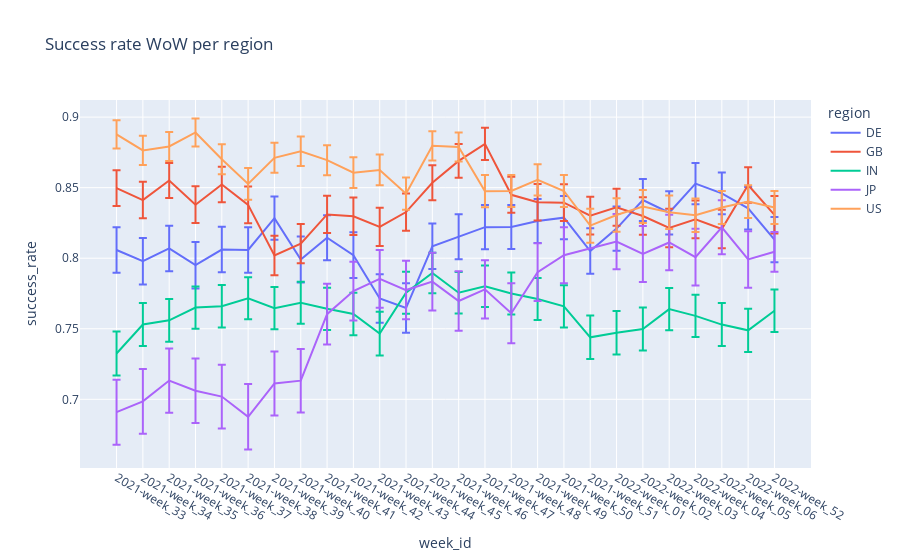

Notebook code for this chart:
### Code cell
fig= px.line(df10.reset_index(), x='week_id', y='success_rate',error_y='CI_range',color='region', title='Success rate WoW per region')
fig.show()

### Figure 1 — Plotly figure (JSON) as saved in the notebook; plotly's stock layout.template omitted (floating-point values rounded to 4 significant figures)
{"data": [{"error_y": {"array": [0.01617, 0.01653, 0.01614, 0.01648, 0.01612, 0.01615, 0.01537, 0.01636, 0.01587, 0.01628, 0.01715, 0.01758, 0.01606, 0.016, 0.0156, 0.01555, 0.01553, 0.01536, 0.01614, 0.01564, 0.01494, 0.01533, 0.01457, 0.01479, 0.01508, 0.01597]}, "hovertemplate": "region=DE<br>week_id=%{x}<br>success_rate=%{y}<extra></extra>", "legendgroup": "DE", "line": {"color": "#636efa", "dash": "solid"}, "marker": {"symbol": "circle"}, "mode": "lines", "name": "DE", "orientation": "v", "showlegend": true, "type": "scatter", "x": ["2021-week_33", "2021-week_34", "2021-week_35", "2021-week_36", "2021-week_37", "2021-week_38", "2021-week_39", "2021-week_40", "2021-week_41", "2021-week_42", "2021-week_43", "2021-week_44", "2021-week_45", "2021-week_46", "2021-week_47", "2021-week_48", "2021-week_49", "2021-week_50", "2021-week_51", "2022-week_01", "2022-week_02", "2022-week_03", "2022-week_04", "2022-week_05", "2022-week_06", "2022-week_52"], "xaxis": "x", "y": [0.8058, 0.7979, 0.8069, 0.7951, 0.8062, 0.8058, 0.8284, 0.7991, 0.8145, 0.8022, 0.7715, 0.7647, 0.8085, 0.8152, 0.822, 0.8222, 0.8264, 0.8288, 0.8051, 0.821, 0.8413, 0.8322, 0.8529, 0.8459, 0.8354, 0.8132], "yaxis": "y"}, {"error_y": {"array": [0.01267, 0.01295, 0.01243, 0.01301, 0.01258, 0.01306, 0.01408, 0.01384, 0.01324, 0.01336, 0.01352, 0.01321, 0.01247, 0.01196, 0.01146, 0.01276, 0.01298, 0.01298, 0.01332, 0.01311, 0.0133, 0.01359, 0.01343, 0.01362, 0.01259, 0.01329]}, "hovertemplate": "region=GB<br>week_id=%{x}<br>success_rate=%{y}<extra></extra>", "legendgroup": "GB", "line": {"color": "#EF553B", "dash": "solid"}, "marker": {"symbol": "circle"}, "mode": "lines", "name": "GB", "orientation": "v", "showlegend": true, "type": "scatter", "x": ["2021-week_33", "2021-week_34", "2021-week_35", "2021-week_36", "2021-week_37", "2021-week_38", "2021-week_39", "2021-week_40", "2021-week_41", "2021-week_42", "2021-week_43", "2021-week_44", "2021-week_45", "2021-week_46", "2021-week_47", "2021-week_48", "2021-week_49", "2021-week_50", "2021-week_51", "2022-week_01", "2022-week_02", "2022-week_03", "2022-week_04", "2022-week_05", "2022-week_06", "2022-week_52"], "xaxis": "x", "y": [0.8497, 0.8412, 0.8551, 0.838, 0.8522, 0.8378, 0.8019, 0.8103, 0.831, 0.8298, 0.8222, 0.8327, 0.8535, 0.869, 0.881, 0.8449, 0.8397, 0.8394, 0.8302, 0.8361, 0.8299, 0.8214, 0.8275, 0.8207, 0.8519, 0.8308], "yaxis": "y"}, {"error_y": {"array": [0.01566, 0.0152, 0.01516, 0.01496, 0.01501, 0.0149, 0.01497, 0.01494, 0.01498, 0.01506, 0.01544, 0.01482, 0.01441, 0.01468, 0.01469, 0.0149, 0.01487, 0.01498, 0.01539, 0.01541, 0.0153, 0.015, 0.015, 0.01524, 0.01536, 0.01508]}, "hovertemplate": "region=IN<br>week_id=%{x}<br>success_rate=%{y}<extra></extra>", "legendgroup": "IN", "line": {"color": "#00cc96", "dash": "solid"}, "marker": {"symbol": "circle"}, "mode": "lines", "name": "IN", "orientation": "v", "showlegend": true, "type": "scatter", "x": ["2021-week_33", "2021-week_34", "2021-week_35", "2021-week_36", "2021-week_37", "2021-week_38", "2021-week_39", "2021-week_40", "2021-week_41", "2021-week_42", "2021-week_43", "2021-week_44", "2021-week_45", "2021-week_46", "2021-week_47", "2021-week_48", "2021-week_49", "2021-week_50", "2021-week_51", "2022-week_01", "2022-week_02", "2022-week_03", "2022-week_04", "2022-week_05", "2022-week_06", "2022-week_52"], "xaxis": "x", "y": [0.7325, 0.753, 0.756, 0.765, 0.7659, 0.7717, 0.7646, 0.7684, 0.7642, 0.7605, 0.7465, 0.7755, 0.7895, 0.7755, 0.7801, 0.7751, 0.7711, 0.7659, 0.7439, 0.7472, 0.7498, 0.764, 0.7592, 0.753, 0.7489, 0.7628], "yaxis": "y"}, {"error_y": {"array": [0.02303, 0.02295, 0.02275, 0.02286, 0.02256, 0.02322, 0.02271, 0.02249, 0.02153, 0.02083, 0.02054, 0.02071, 0.02044, 0.02113, 0.02059, 0.02122, 0.02051, 0.01985, 0.01955, 0.0198, 0.01971, 0.02006, 0.01909, 0.02001, 0.01406]}, "hovertemplate": "region=JP<br>week_id=%{x}<br>success_rate=%{y}<extra></extra>", "legendgroup": "JP", "line": {"color": "#ab63fa", "dash": "solid"}, "marker": {"symbol": "circle"}, "mode": "lines", "name": "JP", "orientation": "v", "showlegend": true, "type": "scatter", "x": ["2021-week_33", "2021-week_34", "2021-week_35", "2021-week_36", "2021-week_37", "2021-week_38", "2021-week_39", "2021-week_40", "2021-week_41", "2021-week_42", "2021-week_43", "2021-week_44", "2021-week_45", "2021-week_46", "2021-week_47", "2021-week_48", "2021-week_49", "2021-week_50", "2022-week_01", "2022-week_02", "2022-week_03", "2022-week_04", "2022-week_05", "2022-week_06", "2022-week_52"], "xaxis": "x", "y": [0.6909, 0.6986, 0.7133, 0.7061, 0.7019, 0.6876, 0.7112, 0.7132, 0.7603, 0.7767, 0.7854, 0.7774, 0.7834, 0.7697, 0.7779, 0.761, 0.7901, 0.8021, 0.8118, 0.803, 0.8112, 0.8008, 0.8219, 0.7991, 0.8045], "yaxis": "y"}, {"error_y": {"array": [0.01001, 0.0104, 0.01033, 0.009956, 0.01066, 0.01122, 0.0106, 0.01044, 0.01066, 0.01095, 0.01089, 0.01143, 0.0103, 0.01033, 0.01138, 0.01135, 0.01113, 0.01138, 0.01207, 0.01185, 0.01167, 0.01184, 0.01187, 0.01171, 0.0116, 0.01171]}, "hovertemplate": "region=US<br>week_id=%{x}<br>success_rate=%{y}<extra></extra>", "legendgroup": "US", "line": {"color": "#FFA15A", "dash": "solid"}, "marker": {"symbol": "circle"}, "mode": "lines", "name": "US", "orientation": "v", "showlegend": true, "type": "scatter", "x": ["2021-week_33", "2021-week_34", "2021-week_35", "2021-week_36", "2021-week_37", "2021-week_38", "2021-week_39", "2021-week_40", "2021-week_41", "2021-week_42", "2021-week_43", "2021-week_44", "2021-week_45", "2021-week_46", "2021-week_47", "2021-week_48", "2021-week_49", "2021-week_50", "2021-week_51", "2022-week_01", "2022-week_02", "2022-week_03", "2022-week_04", "2022-week_05", "2022-week_06", "2022-week_52"], "xaxis": "x", "y": [0.8878, 0.8764, 0.8792, 0.8891, 0.8701, 0.8526, 0.8712, 0.8758, 0.8695, 0.8606, 0.8626, 0.8457, 0.8796, 0.8788, 0.8475, 0.8476, 0.8555, 0.8477, 0.8231, 0.8306, 0.8367, 0.8326, 0.8305, 0.8359, 0.8402, 0.8359], "yaxis": "y"}], "layout": {"autosize": true, "legend": {"title": {"text": "region"}, "tracegroupgap": 0}, "title": {"text": "Success rate WoW per region"}, "xaxis": {"anchor": "y", "autorange": true, "domain": [0, 1], "range": [-1.389, 26.39], "title": {"text": "week_id"}, "type": "category"}, "yaxis": {"anchor": "x", "autorange": true, "domain": [0, 1], "range": [0.6513, 0.9121], "title": {"text": "success_rate"}, "type": "linear"}}}
